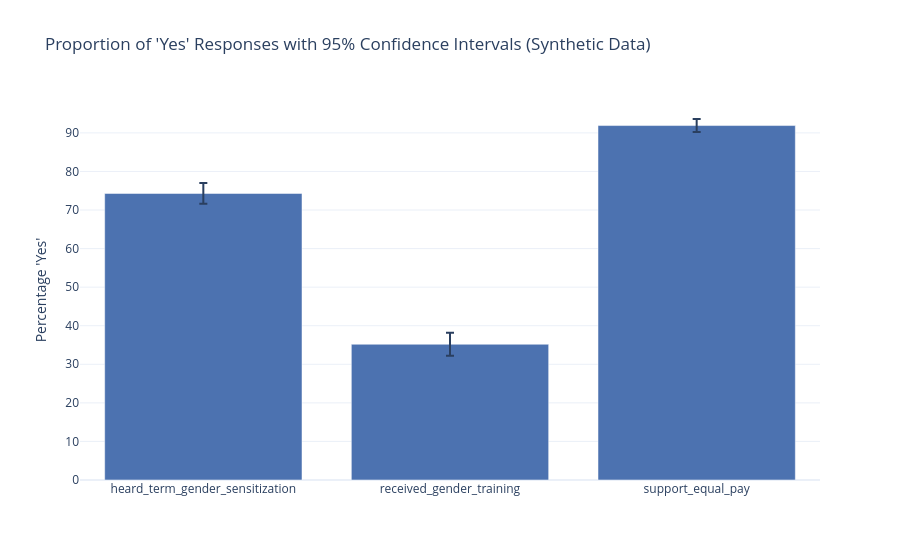

Here is the notebook cell this chart was saved with:
### Code cell
# Visualize proportions with 95% confidence interval error bars
fig = go.Figure()
fig.add_trace(go.Bar(
    x=ci_df['question'], y=ci_df['proportion_yes'],
    error_y=dict(
        type='data',
        symmetric=False,
        array=ci_df['ci_upper_95'] - ci_df['proportion_yes'],
        arrayminus=ci_df['proportion_yes'] - ci_df['ci_lower_95'],
    ),
    marker_color=PALETTE[0],
))
fig.update_layout(
    title="Proportion of 'Yes' Responses with 95% Confidence Intervals (Synthetic Data)",
    yaxis_title="Percentage 'Yes'",
    template='plotly_white',
)
fig.show()

### Figure 1 — Plotly figure (JSON) as saved in the notebook; plotly's stock layout.template omitted (floating-point values rounded to 4 significant figures)
{"data": [{"error_y": {"array": [2.7, 3.0, 1.7], "arrayminus": [2.7, 3.0, 1.7], "symmetric": false, "type": "data"}, "marker": {"color": "#4C72B0"}, "type": "bar", "x": ["heard_term_gender_sensitization", "received_gender_training", "support_equal_pay"], "y": [74.3, 35.2, 91.9]}], "layout": {"title": {"text": "Proportion of 'Yes' Responses with 95% Confidence Intervals (Synthetic Data)"}, "yaxis": {"title": {"text": "Percentage 'Yes'"}}}}
